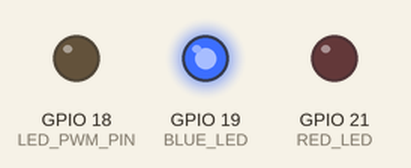
Recording of a sketch running on a simulated ESP32. Shown: output pins drawn as LEDs (lit = HIGH).

Above: at 0.05 s.
At 0.8 s:
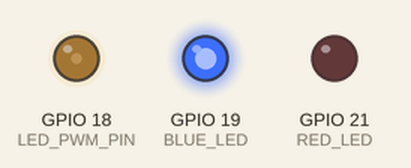
At 1.65 s:
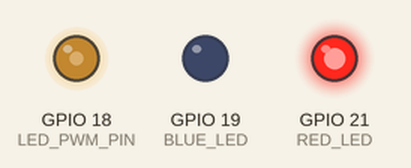
At 3.2 s:
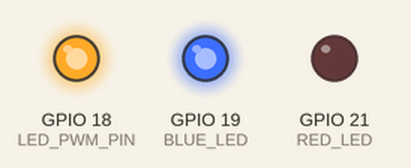
At 4.7 s:
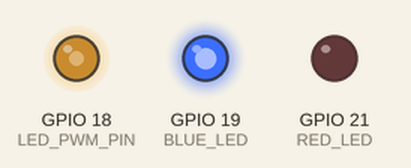
At 6.3 s:
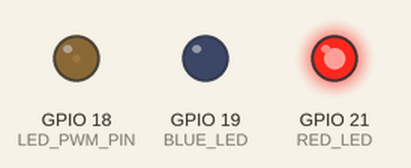
Timing chart, 0 to 8.2 s (numbered marks = the images above):
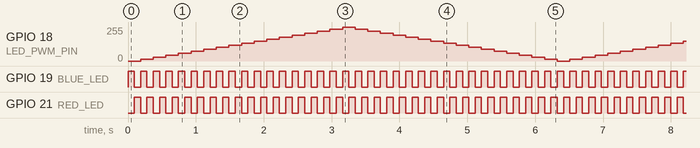

The sketch:

Ported_Fader_Script.ino
```cpp
/*
  ESP32 Fade + LED Control
  Ported from Arduino Uno sketch
*/

#define LED_PWM_PIN  18
#define BLUE_LED     19
#define RED_LED      21

// PWM configuration
#define PWM_CHANNEL  0
#define PWM_FREQ     5000
#define PWM_RES      8   // 8-bit resolution (0–255)

int brightness = 0;
int fadeAmount = 15;
int globalDelay = 75;
float k = 1.25;

void setup() {
  // LED outputs
  pinMode(BLUE_LED, OUTPUT);
  pinMode(RED_LED, OUTPUT);

  // PWM setup
  ledcSetup(PWM_CHANNEL, PWM_FREQ, PWM_RES);
  ledcAttachPin(LED_PWM_PIN, PWM_CHANNEL);
}

void loop() {
  grind();
  blueON_redOFF();
  redON_blueOFF();
}

// ---------------- LED helpers ----------------

void blue_LED() {
  digitalWrite(BLUE_LED, HIGH);
  delay(globalDelay * 1.5);
  digitalWrite(BLUE_LED, LOW);
  delay(globalDelay * 1.5);
}

void red_LED() {
  digitalWrite(RED_LED, HIGH);
  delay(globalDelay * 1.5);
  digitalWrite(RED_LED, LOW);
  delay(globalDelay * 1.5);
}

void blueON_redOFF() {
  digitalWrite(BLUE_LED, HIGH);
  digitalWrite(RED_LED, LOW);
  delay(globalDelay * k);
}

void redON_blueOFF() {
  digitalWrite(RED_LED, HIGH);
  digitalWrite(BLUE_LED, LOW);
  delay(globalDelay * k);
}

// ---------------- PWM fade ----------------

void grind() {
  ledcWrite(PWM_CHANNEL, brightness);

  brightness += fadeAmount;

  if (brightness <= 0 || brightness >= 255) {
    fadeAmount = -fadeAmount;
  }
}
```

Measured:
- by itself, GPIO 19 (BLUE_LED), GPIO 21 (RED_LED): alternates HIGH for 0.09 s and LOW for 0.09 s
